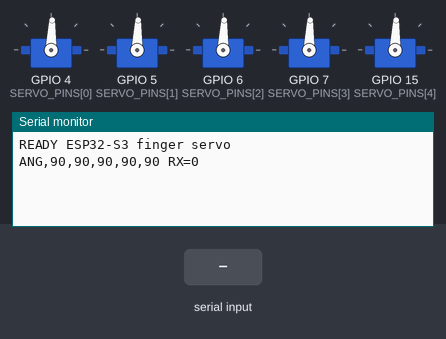
Bench run of a sketch on a simulated ESP32-S3. On the bench: 5 × servo, the last lines printed to the serial monitor. The inputs (shaded band) are chosen by the test bench. Servo pulses on a pin are drawn as a servo (544–2400 µs = 0–180°).

Above: at 1.5 s.
1.6 s: "P90\n" received over Serial
At 1.86 s:
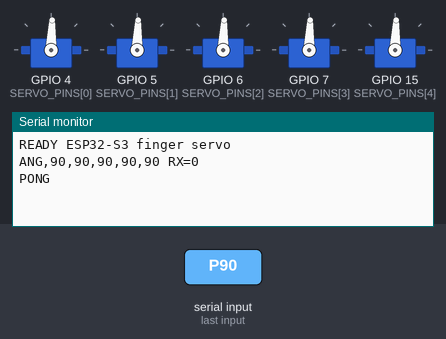
3.1 s: "C90\n" received over Serial
At 3.8 s:
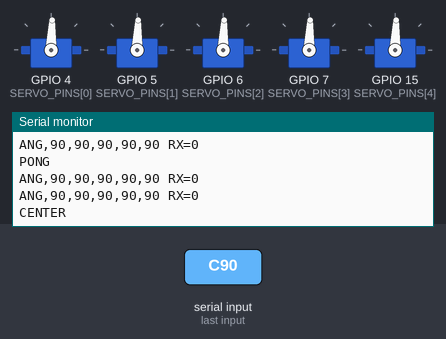

Measured:
- after the input at 1.6 s, the serial monitor: prints a new line at once (image 1)
- after the input at 3.1 s, the serial monitor: prints a new line at once (image 2)

The sketch:

esp32s3_finger_servo.ino
```cpp
/*
 * ESP32-S3 손가락 → 서보모터 제어 (디지털 트윈 수신부)
 *
 * PC 웹페이지(web/index.html)가 USB 시리얼로 아래 형식의 한 줄을 보냅니다.
 *   S,엄지,검지,중지,약지,새끼\n     예) S,90,45,120,180,0
 * 각 값은 0~180 (도). 보드는 값을 부드럽게 따라가며 서보를 움직입니다.
 *
 * 기타 명령
 *   P\n  -> "PONG" 응답 (연결 확인)
 *   C\n  -> 모든 서보 90도(중앙)로 이동
 *
 * 추가 라이브러리 불필요: 서보는 ESP32 내장 LEDC PWM으로 직접 구동 (보드 패키지 3.x/4.x 호환)
 * 보드 설정: ESP32S3 Dev Module
 *   - 보드의 "USB" 포트(네이티브 USB)를 쓰는 경우: Tools > USB CDC On Boot > Enabled
 *   - "UART/COM" 포트(USB-UART 칩)를 쓰는 경우: 그대로 두면 됩니다.
 */

// ---------------- 설정 ----------------
const int NUM_SERVOS = 5;
// ESP32-S3에서 안전하게 쓸 수 있는 GPIO (스트래핑/USB/PSRAM 핀 회피)
const int SERVO_PINS[NUM_SERVOS] = {4, 5, 6, 7, 15};
const char *FINGER_NAMES[NUM_SERVOS] = {"Thumb", "Index", "Middle", "Ring", "Pinky"};

const int PULSE_MIN_US = 500;    // 0도 펄스폭 (서보에 따라 500~1000)
const int PULSE_MAX_US = 2400;   // 180도 펄스폭 (서보에 따라 2000~2500)
const float SMOOTHING = 0.35f;   // 0~1, 클수록 빠르게 목표에 도달
const unsigned long UPDATE_MS = 10;          // 서보 갱신 주기
const unsigned long STATUS_MS = 1000;        // 상태 보고 주기
// --------------------------------------

const int PWM_FREQ = 50;   // 서보 50Hz
const int PWM_BITS = 14;   // ESP32-S3 LEDC 최대 해상도
float current[NUM_SERVOS];
int target[NUM_SERVOS];
int written[NUM_SERVOS];

char lineBuf[64];
size_t lineLen = 0;
unsigned long lastUpdate = 0;
unsigned long lastStatus = 0;
unsigned long lastRx = 0;
unsigned long rxCount = 0;

void writeAngle(int i, int angle) {
  int us = PULSE_MIN_US + (PULSE_MAX_US - PULSE_MIN_US) * angle / 180;
  const uint32_t maxDuty = (1u << PWM_BITS) - 1;
  ledcWrite(SERVO_PINS[i], (uint32_t)((uint64_t)us * maxDuty / (1000000UL / PWM_FREQ)));
}

void moveAllTo(int angle) {
  for (int i = 0; i < NUM_SERVOS; i++) target[i] = angle;
}

void handleLine(char *line) {
  if (line[0] == 'S' && line[1] == ',') {
    int vals[NUM_SERVOS];
    int n = 0;
    char *p = line + 2;
    while (n < NUM_SERVOS && *p) {
      char *end;
      long v = strtol(p, &end, 10);
      if (end == p) break;              // 숫자 아님
      vals[n++] = constrain((int)v, 0, 180);
      p = (*end == ',') ? end + 1 : end;
    }
    if (n == NUM_SERVOS) {
      for (int i = 0; i < NUM_SERVOS; i++) target[i] = vals[i];
      lastRx = millis();
      rxCount++;
    }
  } else if (line[0] == 'P') {
    Serial.println("PONG");
  } else if (line[0] == 'C') {
    moveAllTo(90);
    Serial.println("CENTER");
  }
}

void readSerial() {
  while (Serial.available()) {
    char c = (char)Serial.read();
    if (c == '\r') continue;
    if (c == '\n') {
      lineBuf[lineLen] = '\0';
      if (lineLen > 0) handleLine(lineBuf);
      lineLen = 0;
    } else if (lineLen < sizeof(lineBuf) - 1) {
      lineBuf[lineLen++] = c;
    } else {
      lineLen = 0;  // 너무 긴 줄은 버림
    }
  }
}

void setup() {
  Serial.begin(115200);

  for (int i = 0; i < NUM_SERVOS; i++) {
    ledcAttach(SERVO_PINS[i], PWM_FREQ, PWM_BITS);
    current[i] = 90;
    target[i] = 90;
    written[i] = 90;
    writeAngle(i, 90);
  }
  delay(300);
  Serial.println("READY ESP32-S3 finger servo");
}

void loop() {
  readSerial();

  unsigned long now = millis();
  if (now - lastUpdate >= UPDATE_MS) {
    lastUpdate = now;
    for (int i = 0; i < NUM_SERVOS; i++) {
      current[i] += (target[i] - current[i]) * SMOOTHING;
      int a = (int)lroundf(current[i]);
      if (a != written[i]) {
        writeAngle(i, a);
        written[i] = a;
      }
    }
  }

  // 1초마다 현재 각도 보고 (웹페이지 로그에 표시됨)
  if (now - lastStatus >= STATUS_MS) {
    lastStatus = now;
    Serial.printf("ANG,%d,%d,%d,%d,%d RX=%lu\n",
                  written[0], written[1], written[2], written[3], written[4], rxCount);
    rxCount = 0;
  }
}
```
